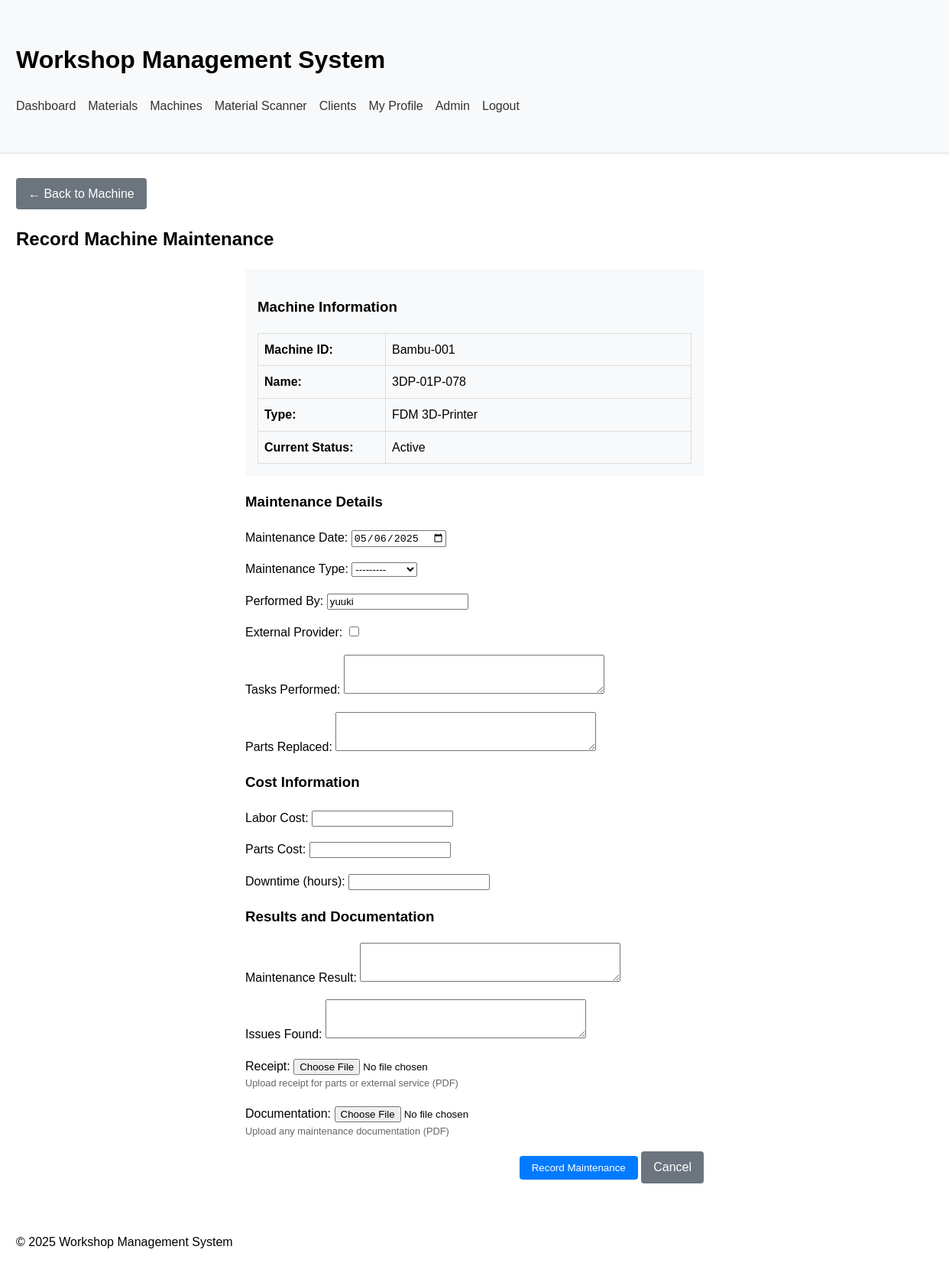
/machines/Bambu-001/maintenance/add/ (signed in), run on the app's committed database.
### workshop_app/models/machine.py (models this page shows, shortened)
class Machine(models.Model):
    machine_id = models.CharField(max_length=15, unique=True)  # FDM-001
    name = models.CharField(max_length=100)  # Prusa MK3S+
    machine_type = models.ForeignKey(MachineType, on_delete=models.CASCADE, related_name='machines')
    manufacturer = models.CharField(max_length=100, blank=True)
    model_number = models.CharField(max_length=100, blank=True)
    serial_number = models.CharField(max_length=100, blank=True)
    location_in_workshop = models.CharField(max_length=100, blank=True)
    purchase_date = models.DateField(null=True, blank=True)
    purchase_price = models.DecimalField(max_digits=10, decimal_places=2, null=True, blank=True)
    supplier = models.CharField(max_length=100, blank=True)
    warranty_end_date = models.DateField(null=True, blank=True)
    working_area = models.CharField(max_length=100, blank=True)  # LxWxH in mm
    power_requirements = models.CharField(max_length=100, blank=True)
    maximum_work_speed = models.CharField(max_length=50, blank=True)
    precision = models.CharField(max_length=50, blank=True)
    hourly_rate = models.DecimalField(max_digits=8, decimal_places=2, null=True, blank=True)
    setup_time = models.IntegerField(null=True, blank=True)  # minutes
    setup_rate = models.DecimalField(max_digits=8, decimal_places=2, null=True, blank=True)
    cleanup_time = models.IntegerField(null=True, blank=True)  # minutes
    cleanup_rate = models.DecimalField(max_digits=8, decimal_places=2, null=True, blank=True)
    STATUS_CHOICES = [
        ('active', 'Active'),
        ('maintenance', 'In Maintenance'),
        ('out_of_order', 'Out of Order')
    ]
    status = models.CharField(max_length=20, choices=STATUS_CHOICES, default='active')
    current_job = models.ForeignKey('workshop_app.Job', null=True, blank=True, on_delete=models.SET_NULL, related_name='assigned_machines')
    reserved_until = models.DateTimeField(null=True, blank=True)
    notes = models.TextField(blank=True, help_text="Additional notes about this machine")
    qr_code = models.ImageField(upload_to='qr_codes/machines/', blank=True)

class MachineType(models.Model):
    code = models.CharField(max_length=10, unique=True)  # FDM, DLP, CNC, etc.
    name = models.CharField(max_length=50)  # Full name
    description = models.TextField(blank=True)

### workshop_app/views/machine_views.py (the view)
# urls.py: path('machines/<str:machine_id>/maintenance/add/', machine_maintenance_add, name='machine_maintenance_add'),
@login_required
def machine_maintenance_add(request, machine_id):
    machine = get_object_or_404(Machine, machine_id=machine_id)
    if request.method == 'POST':
        form = MachineMaintenanceForm(request.POST, request.FILES, machine=machine)
        if form.is_valid():
            maintenance = form.save()
            if maintenance.maintenance_type == 'corrective' and machine.status == 'maintenance':
                machine.status = 'active'
                machine.save(update_fields=['status'])
                messages.info(request, 'Machine status updated to Active.')
            messages.success(request, 'Machine maintenance recorded successfully.')
            return redirect('workshop_app:machine_detail', machine_id=machine.machine_id)
    else:
        initial = {
            'performed_by': request.user.get_full_name() if request.user.get_full_name() else request.user.username
        }
        form = MachineMaintenanceForm(machine=machine, initial=initial)
    context = {
        'form': form,
        'machine': machine,
        'title': 'Record Machine Maintenance',
    }
    return render(request, 'workshop_app/machines/maintenance_form.html', context)

### workshop_app/forms/machine_forms.py (shortened to what this page needs)
class MachineMaintenanceForm(forms.ModelForm):
    class Meta:
        model = MachineMaintenance
        fields = [
            'maintenance_date', 'maintenance_type', 'performed_by',
            'is_external_provider', 'tasks_performed', 'parts_replaced',
            'labor_cost', 'parts_cost', 'downtime_hours',
            'result', 'issues_found', 'receipt', 'documentation'
        ]
        widgets = {
            'maintenance_date': forms.DateInput(attrs={'type': 'date'}),
            'tasks_performed': forms.Textarea(attrs={'rows': 3}),
            'parts_replaced': forms.Textarea(attrs={'rows': 3}),
            'result': forms.Textarea(attrs={'rows': 3}),
            'issues_found': forms.Textarea(attrs={'rows': 3}),
        }
    def __init__(self, *args, **kwargs):
        self.machine = kwargs.pop('machine', None)
        super().__init__(*args, **kwargs)
        self.fields['receipt'].help_text = "Upload receipt for parts or external service (PDF)"
        self.fields['documentation'].help_text = "Upload any maintenance documentation (PDF)"

### workshop_app/templates/workshop_app/machines/maintenance_form.html (shortened to what this page needs)
{% extends 'workshop_app/base.html' %}
{% block content %}
    <div style="margin-bottom: 1rem;">
        <a href="{% url 'workshop_app:machine_detail' machine.machine_id %}" class="btn btn-secondary">← Back to Machine</a>
    </div>
    <h2>{{ title }}</h2>
    <div style="max-width: 600px; margin: 0 auto;">
        <div style="background-color: #f8f9fa; padding: 1rem; border-radius: 4px; margin-bottom: 1rem;">
            <h3>Machine Information</h3>
            <table style="width: 100%;">
                <tr>
                    <th style="text-align: left; width: 150px;">Machine ID:</th>
                    <td>{{ machine.machine_id }}</td>
                </tr>
                <tr>
                    <th style="text-align: left;">Name:</th>
                    <td>{{ machine.name }}</td>
                </tr>
                <tr>
                    <th style="text-align: left;">Type:</th>
                    <td>{{ machine.machine_type.name }}</td>
                </tr>
                <tr>
                    <th style="text-align: left;">Current Status:</th>
                    <td>{{ machine.get_status_display }}</td>
                </tr>
            </table>
        </div>
        <form method="post" enctype="multipart/form-data">
            <h3>Maintenance Details</h3>
            <div style="margin-bottom: 1rem;">
                <label for="{{ form.maintenance_date.id_for_label }}">Maintenance Date:</label>
                {{ form.maintenance_date }}
            </div>
            <div style="margin-bottom: 1rem;">
                <label for="{{ form.maintenance_type.id_for_label }}">Maintenance Type:</label>
                {{ form.maintenance_type }}
            </div>
            <div style="margin-bottom: 1rem;">
                <label for="{{ form.performed_by.id_for_label }}">Performed By:</label>
                {{ form.performed_by }}
            </div>
            <div style="margin-bottom: 1rem;">
                <label for="{{ form.is_external_provider.id_for_label }}">External Provider:</label>
                {{ form.is_external_provider }}
            </div>
            <div style="margin-bottom: 1rem;">
                <label for="{{ form.tasks_performed.id_for_label }}">Tasks Performed:</label>
                {{ form.tasks_performed }}
            </div>
            <div style="margin-bottom: 1rem;">
                <label for="{{ form.parts_replaced.id_for_label }}">Parts Replaced:</label>
                {{ form.parts_replaced }}
            </div>
            <h3>Cost Information</h3>
            <div style="margin-bottom: 1rem;">
                <label for="{{ form.labor_cost.id_for_label }}">Labor Cost:</label>
                {{ form.labor_cost }}
            </div>
            <div style="margin-bottom: 1rem;">
                <label for="{{ form.parts_cost.id_for_label }}">Parts Cost:</label>
                {{ form.parts_cost }}
            </div>
            <div style="margin-bottom: 1rem;">
                <label for="{{ form.downtime_hours.id_for_label }}">Downtime (hours):</label>
                {{ form.downtime_hours }}
            </div>
            <h3>Results and Documentation</h3>
            <div style="margin-bottom: 1rem;">
                <label for="{{ form.result.id_for_label }}">Maintenance Result:</label>
                {{ form.result }}
            </div>
            <div style="margin-bottom: 1rem;">
                <label for="{{ form.issues_found.id_for_label }}">Issues Found:</label>
                {{ form.issues_found }}
            </div>
            <div style="margin-bottom: 1rem;">
                <label for="{{ form.receipt.id_for_label }}">Receipt:</label>
                {{ form.receipt }}
                {% if form.receipt.help_text %}
                    <div style="font-size: 0.8rem; color: #666;">{{ form.receipt.help_text }}</div>
                {% endif %}
            </div>
            <div style="margin-bottom: 1rem;">
                <label for="{{ form.documentation.id_for_label }}">Documentation:</label>
                {{ form.documentation }}
                {% if form.documentation.help_text %}
                    <div style="font-size: 0.8rem; color: #666;">{{ form.documentation.help_text }}</div>
                {% endif %}
            </div>
            <div style="margin-top: 1rem; text-align: right;">
                <button type="submit" class="btn">Record Maintenance</button>
                <a href="{% url 'workshop_app:machine_detail' machine.machine_id %}" class="btn btn-secondary">Cancel</a>
            </div>
        </form>
    </div>
{% endblock %}

### workshop_app/templates/workshop_app/base.html (style rules this page uses)
body { font-family: Arial, sans-serif; margin: 0; padding: 0; line-height: 1.6; }
table { width: 100%; border-collapse: collapse; }
table, th, td { border: 1px solid #ddd; }
th, td { padding: 0.5rem; text-align: left; }
th { background-color: #f8f9fa; }
.btn { display: inline-block; padding: 0.5rem 1rem; background-color: #007bff; color: white; text-decoration: none; border-radius: 4px; border: none; cursor: pointer; }
.btn-secondary { background-color: #6c757d; }

### data on the page
Machine: machine_id "Bambu-001", name "3DP-01P-078", machine_type.name "FDM 3D-Printer", status "Active"

### other printed values
{{ title }} "Record Machine Maintenance"
